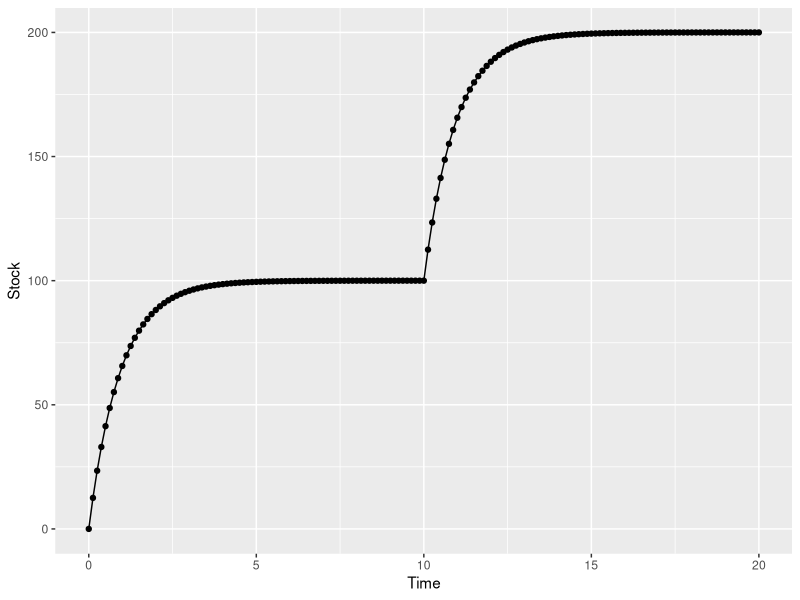

R code for this plot:
library(deSolve)  
library(ggplot2) 


START<-0; FINISH<-20; STEP<-0.125; 

simtime <- seq(START, FINISH, by=STEP)

getTarget<-function(time){
  if(time < 10)
    100 else 200
}

model <- function(time, stocks, auxs)
{
  with(as.list(c(stocks, auxs)),{  

    aDisrepancy<-getTarget(time) - sStock
    
    fRI<- aDisrepancy/ aAT
    
    dS_dt  <- fRI
    
    return (list(c(dS_dt),
                 Target=getTarget(time),
                 Inflow=fRI,
                 AT=aAT))   
  })
}


stocks  <- c(sStock=0)

auxs    <- c(aAT=1)


o<-data.frame(ode(y=stocks, simtime, func = model, 
                  parms=auxs, method="euler"))

qplot(data=o,x=o$time,y=o$sStock,
      geom=c("line","point"),xlab="Time",ylab="Stock")
